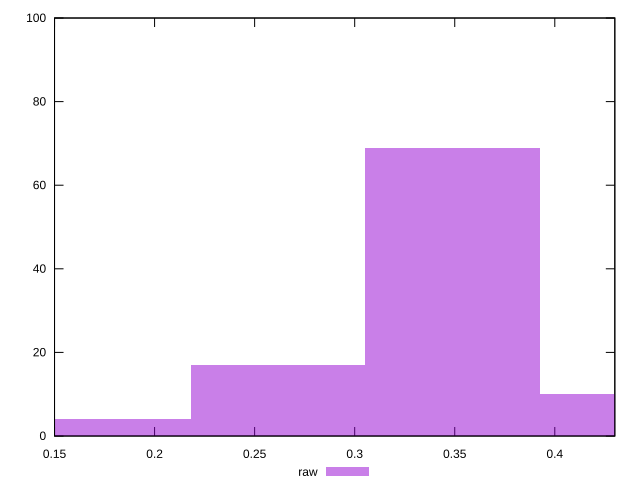

This chart was generated by the following gnuplot code:
reset

$raw <<EOF
0.1744034782945007 4
0.261605217441751 17
0.3488069565890014 69
0.4360086957362518 10
EOF

set key outside below
set boxwidth 0.08720173914725035
set xrange [0.15:0.43]
set yrange [0:100]
set trange [0:100]
set style fill transparent solid 0.5 noborder
set terminal svg size 640, 490 enhanced background rgb 'white'
set output "reprap/meta/score/samples/pages/raw/histogram.svg"

plot $raw title "raw" with boxes

reset
